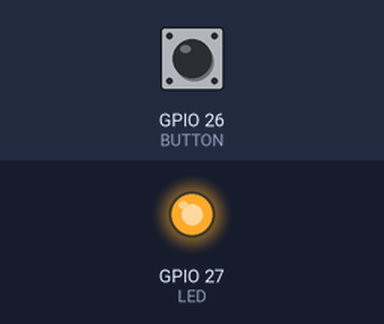
The sketch below on a simulated ESP32. On the bench: output pins drawn as LEDs (lit = HIGH). The test bench sets the inputs (shaded band); at power-on: GPIO 26 (BUTTON) HIGH. What the sketch prints to the serial monitor is not drawn. At 2.3 s the program puts the board to deep sleep or switches it off; the recording ends there.

Above: at 2.2 s.
2.3 s: GPIO 26 (BUTTON) pulled LOW for 0.15 s
Timing chart, 0 to 2.3 s (numbered marks = the images above; inputs shaded):
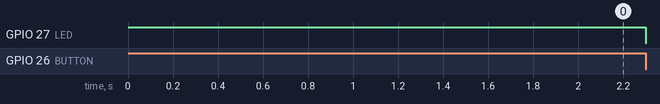

The sketch:

switch_led_deepsleep.ino
```cpp
#define BUTTON 26 // 18だと復帰できない
#define LED 27

RTC_SLOW_ATTR int bootCnt = 0;
RTC_SLOW_ATTR int buttonStat = 0;


// deepsleep ? LEDOFF : LEDON

void setup() {
  Serial.begin(9600);
  pinMode(LED, OUTPUT);
  digitalWrite(LED, HIGH);
  pinMode(BUTTON, INPUT_PULLUP);
  delay(1000);
  buttonStat = digitalRead(BUTTON);
  Serial.println(buttonStat);
  bootCnt +=1;
  Serial.printf("Boot: %02d\n", bootCnt);
}

void loop() {
  int pushed = digitalRead(BUTTON);
  Serial.printf("%d\n", pushed);
  sleep_chk();
}

void sleep_chk() {
  int pushed = digitalRead(BUTTON);
  if (pushed != buttonStat){
    digitalWrite(LED, LOW);
    // GPIO_NUM_18だと復帰できない
    esp_sleep_enable_ext0_wakeup(GPIO_NUM_26, buttonStat);
    esp_deep_sleep_start();
  }
}
```
